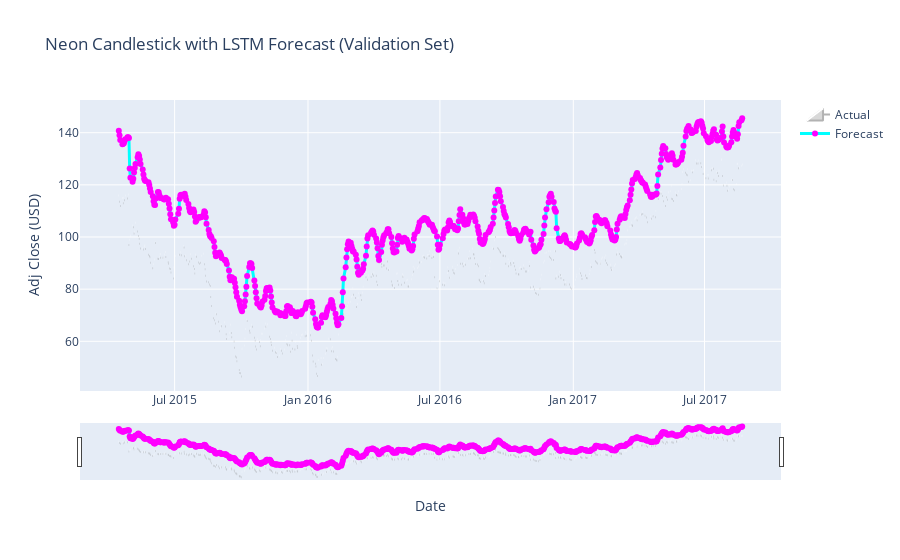

Notebook code cell kept with this figure:
### Code cell
# 1. Invert‐scale your predictions back to USD
y_val_pred = model1.predict(X_val)          # shape = (n_val - window, 1)

# 2. Invert‐scale back to USD
y_val_scaled = y_val_pred.reshape(-1, 1)
dummy = np.zeros((len(y_val_scaled), train_df.shape[1]))
dummy[:, 0] = y_val_scaled[:, 0]             # target_col index = 0 = Adj Close
pred_val_close = scaler.inverse_transform(dummy)[:, 0]

# 3. Align true validation closes and dates (drop first `window` rows)
val_actual = val_df['Adj Close'].iloc[window:].reset_index(drop=True)
val_dates  = df['Date'].iloc[n_train + window : n_val].reset_index(drop=True)

# 4. Build plot DataFrame
plot_df = pd.DataFrame({
    'Date':     val_dates,
    'Actual':   val_actual,
    'Forecast': pred_val_close
})

# 5. Plot with Plotly
fig = go.Figure()

# Candlesticks (using Actual as both open/high/low/close for simplicity)
fig.add_trace(go.Candlestick(
    x=plot_df['Date'],
    open=plot_df['Actual'],
    high=plot_df['Actual'],
    low=plot_df['Actual'],
    close=plot_df['Actual'],
    name='Actual',
    increasing_line_color='white',
    decreasing_line_color='gray',
    opacity=0.6
))

# Forecast line
fig.add_trace(go.Scatter(
    x=plot_df['Date'],
    y=plot_df['Forecast'],
    mode='lines+markers',
    name='Forecast',
    line=dict(color='cyan', width=3),
    marker=dict(color='magenta', size=6)
))

fig.update_layout(
    title='Neon Candlestick with LSTM Forecast (Validation Set)',
    xaxis_title='Date',
    yaxis_title='Adj Close (USD)',
)

fig.show()

### Figure 1 — Plotly figure (JSON) as saved in the notebook; plotly's stock layout.template omitted (floating-point values rounded to 4 significant figures; data arrays with more than 128 entries replaced by an {"elided": "..."} marker saying what was removed)
{"data": [{"close": {"elided": "595 float values"}, "decreasing": {"line": {"color": "gray"}}, "high": {"elided": "595 float values"}, "increasing": {"line": {"color": "white"}}, "low": {"elided": "595 float values"}, "name": "Actual", "opacity": 0.6, "open": {"elided": "595 float values"}, "type": "candlestick", "x": {"elided": "595 str values"}}, {"line": {"color": "cyan", "width": 3}, "marker": {"color": "magenta", "size": 6}, "mode": "lines+markers", "name": "Forecast", "type": "scatter", "x": {"elided": "595 str values"}, "y": {"elided": "595 float values"}}], "layout": {"title": {"text": "Neon Candlestick with LSTM Forecast (Validation Set)"}, "xaxis": {"title": {"text": "Date"}}, "yaxis": {"title": {"text": "Adj Close (USD)"}}}}
